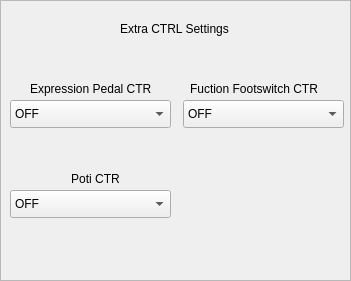
    <widget class="QFrame" name="frame_31">
     <property name="geometry">
      <rect>
       <x>250</x>
       <y>0</y>
       <width>351</width>
       <height>281</height>
      </rect>
     </property>
     <property name="frameShape">
      <enum>QFrame::StyledPanel</enum>
     </property>
     <property name="frameShadow">
      <enum>QFrame::Raised</enum>
     </property>
     <widget class="QComboBox" name="ExpPressionPedalComboBox">
      <property name="geometry">
       <rect>
        <x>10</x>
        <y>100</y>
        <width>161</width>
        <height>28</height>
       </rect>
      </property>
      <property name="sizePolicy">
       <sizepolicy hsizetype="Preferred" vsizetype="Fixed">
        <horstretch>0</horstretch>
        <verstretch>0</verstretch>
       </sizepolicy>
      </property>
      <item>
       <property name="text">
        <string>OFF</string>
       </property>
      </item>
      <item>
       <property name="text">
        <string>Filter1 Cutoff</string>
       </property>
      </item>
      <item>
       <property name="text">
        <string>Filter1 Resonance</string>
       </property>
      </item>
      <item>
       <property name="text">
        <string>Filter1 Octave</string>
       </property>
      </item>
      <item>
       <property name="text">
        <string>Filter2 Cutoff</string>
       </property>
      </item>
      <item>
       <property name="text">
        <string>Filter2 Resonance</string>
       </property>
      </item>
      <item>
       <property name="text">
        <string>Filter2 Octave</string>
       </property>
      </item>
      <item>
       <property name="text">
        <string>Filter 1&lt;-&gt;2 Mix</string>
       </property>
      </item>
      <item>
       <property name="text">
        <string>Envelope to Filter Cutoff</string>
       </property>
      </item>
      <item>
       <property name="text">
        <string>Env ADSR Attack</string>
       </property>
      </item>
      <item>
       <property name="text">
        <string>Env ADSR Hold</string>
       </property>
      </item>
      <item>
       <property name="text">
        <string>Env ADSR Decay</string>
       </property>
      </item>
      <item>
       <property name="text">
        <string>Env ADSR Sustain</string>
       </property>
      </item>
      <item>
       <property name="text">
        <string>Env ADSR release</string>
       </property>
      </item>
      <item>
       <property name="text">
        <string>Filter ADSR Delay</string>
       </property>
      </item>
      <item>
       <property name="text">
        <string>Filter ADSR Attack</string>
       </property>
      </item>
      <item>
       <property name="text">
        <string>Filter ADSR Hold</string>
       </property>
      </item>
      <item>
       <property name="text">
        <string>Filter ADSR Decay</string>
       </property>
      </item>
      <item>
       <property name="text">
        <string>Filter ADSR Sustain</string>
       </property>
      </item>
      <item>
       <property name="text">
        <string>Filter ADSR Release</string>
       </property>
      </item>
      <item>
       <property name="text">
        <string>Input Gain</string>
       </property>
      </item>
      <item>
       <property name="text">
        <string>Pitch Up</string>
       </property>
      </item>
      <item>
       <property name="text">
        <string>Pitch Down</string>
       </property>
      </item>
     </widget>
     <widget class="QLabel" name="label_64">
      <property name="geometry">
       <rect>
        <x>30</x>
        <y>80</y>
        <width>131</width>
        <height>18</height>
       </rect>
      </property>
      <property name="text">
       <string>Expression Pedal CTR</string>
      </property>
     </widget>
     <widget class="QComboBox" name="functionBtn_Combobox">
      <property name="geometry">
       <rect>
        <x>183</x>
        <y>100</y>
        <width>161</width>
        <height>28</height>
       </rect>
      </property>
      <item>
       <property name="text">
        <string>OFF</string>
       </property>
      </item>
      <item>
       <property name="text">
        <string>Freece Note</string>
       </property>
      </item>
      <item>
       <property name="text">
        <string>Mute Synth T-U</string>
       </property>
      </item>
      <item>
       <property name="text">
        <string>Mute Synth T-D</string>
       </property>
      </item>
     </widget>
     <widget class="QLabel" name="label_68">
      <property name="geometry">
       <rect>
        <x>190</x>
        <y>80</y>
        <width>151</width>
        <height>18</height>
       </rect>
      </property>
      <property name="text">
       <string>Fuction Footswitch CTR</string>
      </property>
     </widget>
     <widget class="QLabel" name="label_110">
      <property name="geometry">
       <rect>
        <x>120</x>
        <y>20</y>
        <width>121</width>
        <height>18</height>
       </rect>
      </property>
      <property name="text">
       <string>Extra CTRL Settings</string>
      </property>
     </widget>
     <widget class="QComboBox" name="PotiComboBox">
      <property name="geometry">
       <rect>
        <x>10</x>
        <y>190</y>
        <width>161</width>
        <height>28</height>
       </rect>
      </property>
      <property name="sizePolicy">
       <sizepolicy hsizetype="Preferred" vsizetype="Fixed">
        <horstretch>0</horstretch>
        <verstretch>0</verstretch>
       </sizepolicy>
      </property>
      <item>
       <property name="text">
        <string>OFF</string>
       </property>
      </item>
      <item>
       <property name="text">
        <string>Filter1 Cutoff</string>
       </property>
      </item>
      <item>
       <property name="text">
        <string>Filter1 Resonance</string>
       </property>
      </item>
      <item>
       <property name="text">
        <string>Filter1 Octave</string>
       </property>
      </item>
      <item>
       <property name="text">
        <string>Filter2 Cutoff</string>
       </property>
      </item>
      <item>
       <property name="text">
        <string>Filter2 Resonance</string>
       </property>
      </item>
      <item>
       <property name="text">
        <string>Filter2 Octave</string>
       </property>
      </item>
      <item>
       <property name="text">
        <string>Filter 1&lt;-&gt;2 Mix</string>
       </property>
      </item>
      <item>
       <property name="text">
        <string>Envelope to Filter Cutoff</string>
       </property>
      </item>
      <item>
       <property name="text">
        <string>Env ADSR Attack</string>
       </property>
      </item>
      <item>
       <property name="text">
        <string>Env ADSR Hold</string>
       </property>
      </item>
      <item>
       <property name="text">
        <string>Env ADSR Decay</string>
       </property>
      </item>
      <item>
       <property name="text">
        <string>Env ADSR Sustain</string>
       </property>
      </item>
      <item>
       <property name="text">
        <string>Env ADSR release</string>
       </property>
      </item>
      <item>
       <property name="text">
        <string>Filter ADSR Delay</string>
       </property>
      </item>
      <item>
       <property name="text">
        <string>Filter ADSR Attack</string>
       </property>
      </item>
      <item>
       <property name="text">
        <string>Filter ADSR Hold</string>
       </property>
      </item>
      <item>
       <property name="text">
        <string>Filter ADSR Decay</string>
       </property>
      </item>
      <item>
       <property name="text">
        <string>Filter ADSR Sustain</string>
       </property>
      </item>
      <item>
       <property name="text">
        <string>Filter ADSR Release</string>
       </property>
      </item>
      <item>
       <property name="text">
        <string>Input Gain</string>
       </property>
      </item>
      <item>
       <property name="text">
        <string>Pitch Up</string>
       </property>
      </item>
      <item>
       <property name="text">
        <string>Pitch Down</string>
       </property>
      </item>
     </widget>
     <widget class="QLabel" name="label_156">
      <property name="geometry">
       <rect>
        <x>30</x>
        <y>170</y>
        <width>131</width>
        <height>18</height>
       </rect>
      </property>
      <property name="text">
       <string>Poti CTR</string>
      </property>
      <property name="alignment">
       <set>Qt::AlignCenter</set>
      </property>
     </widget>
    </widget>
